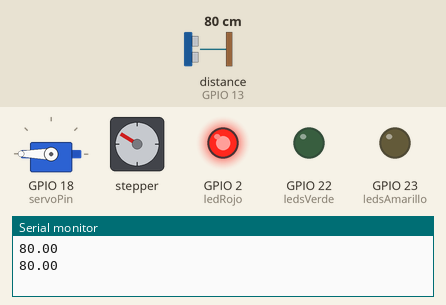
This program was run on a simulated ESP32. Shown: servo, stepper motor, output pins drawn as LEDs (lit = HIGH), the last lines printed to the serial monitor. The inputs (shaded band) are chosen by the test bench; at power-on: distance to the obstacle (sensor on GPIO 13) 80 cm. The echo pulse lasts 58.3 µs per cm; stepper angles assume 2048 steps per turn.

Above: at 11.3 s.
11.4 s: distance to the obstacle (sensor on GPIO 13) set to 6 cm
22.3 s: distance to the obstacle (sensor on GPIO 13) set to 3 cm
At 25.8 s:
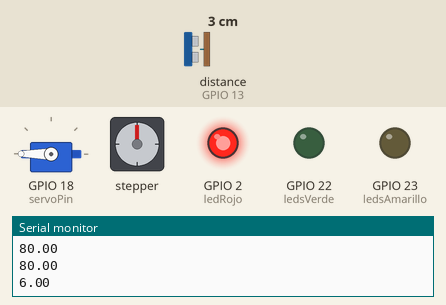
35.1 s: distance to the obstacle (sensor on GPIO 13) set to 60 cm
At 35.87 s:
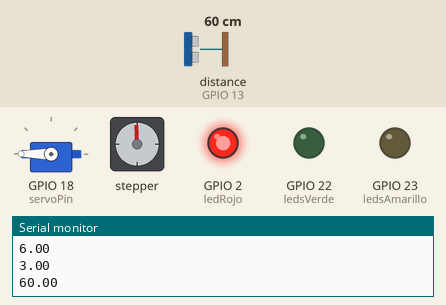
45.6 s: distance to the obstacle (sensor on GPIO 13) set to 2 cm
At 47.51 s:
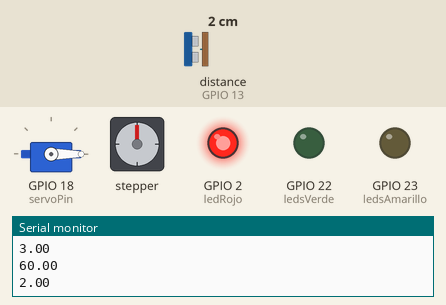
Timing chart, 0 to 57.1 s (numbered marks = the images above; inputs shaded):
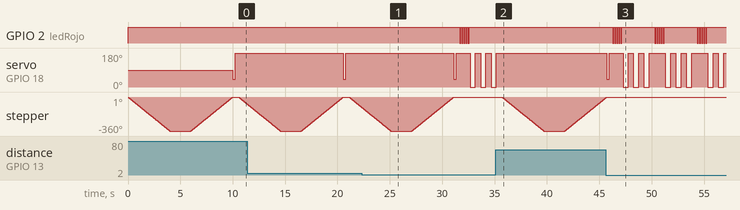

The program:

main.cpp
```cpp
#include <Arduino.h>

#include <Adafruit_Sensor.h>

#include <ESP32Servo.h>
#include <HCSR04.h> //Sensor
#include <Stepper.h>

const int stepsPerRevolution = 2048;  // change this to fit the number of steps per revolution

// ULN2003 Motor Driver Pins
#define IN1 26
#define IN2 25
#define IN3 33
#define IN4 32

#define BUZZZER_PIN 4

int ledRojo = 2;
int ledsAmarillo = 23;
int ledsVerde = 22;

//Proximidad
int trigPin = 12;
int echoPin = 13;

int servoPin = 18;

float dist = 0;

Servo myservo;  // create servo object to control a servo
HCSR04 hc(trigPin, echoPin); //Objeto del sensor de distancia
Stepper myStepper(stepsPerRevolution, IN1, IN3, IN2, IN4);

void setup() {
  Serial.begin(115200);

  myservo.setPeriodHertz(50); // Standard 50hz servo
  myservo.attach(servoPin, 500, 2400);

  myStepper.setSpeed(15); //Stepper

  pinMode(ledRojo, OUTPUT);

  pinMode(ledsAmarillo, OUTPUT);
  pinMode(ledsVerde, OUTPUT);
}

void loop() {
  dist = hc.dist();
  Serial.println(dist);
  digitalWrite(ledRojo, HIGH);

  if(dist < 5.00){
    //nojao
    digitalWrite(ledRojo, LOW);
    delay(100);
    digitalWrite(ledRojo, HIGH);
    delay(100);
    digitalWrite(ledRojo, LOW);
    delay(100);
    digitalWrite(ledRojo, HIGH);
    delay(100);
    digitalWrite(ledRojo, LOW);
    delay(100);
    digitalWrite(ledRojo, HIGH);
    delay(100);
    digitalWrite(ledRojo, LOW);
    delay(100);
    digitalWrite(ledRojo, HIGH);
    delay(100);
    digitalWrite(ledRojo, LOW);
    delay(100);
    digitalWrite(ledRojo, HIGH);
    delay(100);

    myservo.write(0);
    delay(500);
    myservo.write(180);
    delay(500);

    myservo.write(0);
    delay(500);
    myservo.write(180);
    delay(500);

    myservo.write(0);
    delay(500);
    myservo.write(180);
    delay(500);
  }
  else{
    myStepper.step(-stepsPerRevolution);
    delay(2000);
    myStepper.step(stepsPerRevolution);
    myservo.write(40);
    delay(250);
    myservo.write(180);
    delay(250);
  }
  delay(50);
}
```

Measured:
- the behaviour switches between 5 and 4 cm on distance to the obstacle (sensor on GPIO 13) (found by bisection; images 0 and 1)
- after the input at 22.3 s, GPIO 2 (ledRojo): alternates HIGH for 0.10 s and LOW for 0.10 s, 10 changes in all, then stays HIGH, starting after 9.4 s; stepper: goes on until 31.1 s, then stays 0°
- after the input at 35.1 s, GPIO 2 (ledRojo): stops changing and stays HIGH; servo on GPIO 18 (servoPin): goes on until 35.2 s, then stays 180°; stepper: turns 360° counter-clockwise in 4.0 s, then 349° clockwise in 3.9 s
- after the input at 45.6 s, GPIO 2 (ledRojo): HIGH → LOW after 0.67 s, then repeats every 4.1 s: 4 × (HIGH 0.10 s, LOW 0.10 s), HIGH 3.2 s, LOW 0.10 s; stepper: goes on until 45.7 s, then stays 0°
- by itself, stepper: turns 360° counter-clockwise in 4.0 s, then 360° clockwise in 4.0 s, then 76° counter-clockwise in 0.82 s
